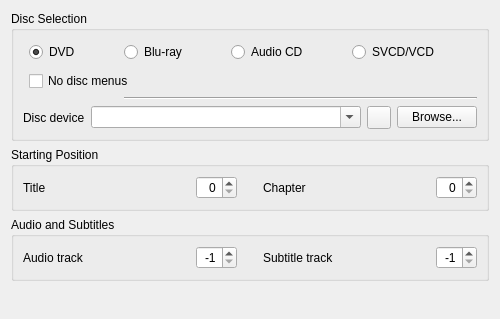
<?xml version="1.0" encoding="UTF-8"?>
<ui version="4.0">
 <author>Jean-Baptiste Kempf</author>
 <class>OpenDisk</class>
 <widget class="QWidget" name="OpenDisk">
  <property name="geometry">
   <rect>
    <x>0</x>
    <y>0</y>
    <width>500</width>
    <height>319</height>
   </rect>
  </property>
  <property name="minimumSize">
   <size>
    <width>500</width>
    <height>0</height>
   </size>
  </property>
  <property name="windowTitle">
   <string>Form</string>
  </property>
  <layout class="QVBoxLayout" name="verticalLayout">
   <item>
    <widget class="QGroupBox" name="diskGroupBox">
     <property name="sizePolicy">
      <sizepolicy hsizetype="Preferred" vsizetype="Minimum">
       <horstretch>0</horstretch>
       <verstretch>0</verstretch>
      </sizepolicy>
     </property>
     <property name="title">
      <string>Disc Selection</string>
     </property>
     <layout class="QGridLayout" name="gridLayout">
      <item row="0" column="1">
       <widget class="QRadioButton" name="dvdRadioButton">
        <property name="layoutDirection">
         <enum>Qt::LeftToRight</enum>
        </property>
        <property name="text">
         <string>DVD</string>
        </property>
        <property name="checked">
         <bool>true</bool>
        </property>
       </widget>
      </item>
      <item row="0" column="2">
       <spacer>
        <property name="orientation">
         <enum>Qt::Horizontal</enum>
        </property>
        <property name="sizeHint" stdset="0">
         <size>
          <width>20</width>
          <height>20</height>
         </size>
        </property>
       </spacer>
      </item>
      <item row="0" column="3">
       <widget class="QRadioButton" name="bdRadioButton">
        <property name="text">
         <string>Blu-ray</string>
        </property>
       </widget>
      </item>
      <item row="0" column="5">
       <widget class="QRadioButton" name="audioCDRadioButton">
        <property name="text">
         <string>Audio CD</string>
        </property>
       </widget>
      </item>
      <item row="0" column="6">
       <spacer>
        <property name="orientation">
         <enum>Qt::Horizontal</enum>
        </property>
        <property name="sizeHint" stdset="0">
         <size>
          <width>20</width>
          <height>20</height>
         </size>
        </property>
       </spacer>
      </item>
      <item row="0" column="7">
       <widget class="QRadioButton" name="vcdRadioButton">
        <property name="text">
         <string>SVCD/VCD</string>
        </property>
       </widget>
      </item>
      <item row="0" column="8">
       <spacer>
        <property name="orientation">
         <enum>Qt::Horizontal</enum>
        </property>
        <property name="sizeHint" stdset="0">
         <size>
          <width>31</width>
          <height>25</height>
         </size>
        </property>
       </spacer>
      </item>
      <item row="1" column="1" colspan="4">
       <widget class="QCheckBox" name="dvdsimple">
        <property name="toolTip">
         <string>Disable Disc Menus</string>
        </property>
        <property name="text">
         <string>No disc menus</string>
        </property>
       </widget>
      </item>
      <item row="2" column="3" colspan="6">
       <widget class="Line" name="line">
        <property name="orientation">
         <enum>Qt::Horizontal</enum>
        </property>
       </widget>
      </item>
      <item row="3" column="0" colspan="9">
       <layout class="QHBoxLayout" name="horizontalLayout_5">
        <item>
         <widget class="QLabel" name="deviceLabel">
          <property name="text">
           <string>Disc device</string>
          </property>
          <property name="buddy">
           <cstring>deviceCombo</cstring>
          </property>
         </widget>
        </item>
        <item>
         <widget class="QComboBox" name="deviceCombo">
          <property name="sizePolicy">
           <sizepolicy hsizetype="MinimumExpanding" vsizetype="Fixed">
            <horstretch>0</horstretch>
            <verstretch>0</verstretch>
           </sizepolicy>
          </property>
          <property name="editable">
           <bool>true</bool>
          </property>
         </widget>
        </item>
        <item>
         <widget class="QToolButton" name="ejectButton">
          <property name="sizePolicy">
           <sizepolicy hsizetype="Fixed" vsizetype="Minimum">
            <horstretch>0</horstretch>
            <verstretch>0</verstretch>
           </sizepolicy>
          </property>
         </widget>
        </item>
        <item>
         <widget class="QPushButton" name="browseDiscButton">
          <property name="sizePolicy">
           <sizepolicy hsizetype="Maximum" vsizetype="Fixed">
            <horstretch>0</horstretch>
            <verstretch>0</verstretch>
           </sizepolicy>
          </property>
          <property name="text">
           <string>Browse...</string>
          </property>
         </widget>
        </item>
       </layout>
      </item>
      <item row="0" column="4">
       <spacer>
        <property name="orientation">
         <enum>Qt::Horizontal</enum>
        </property>
        <property name="sizeHint" stdset="0">
         <size>
          <width>16</width>
          <height>25</height>
         </size>
        </property>
       </spacer>
      </item>
     </layout>
    </widget>
   </item>
   <item>
    <widget class="QGroupBox" name="diskOptionBox">
     <property name="title">
      <string>Starting Position</string>
     </property>
     <layout class="QHBoxLayout" name="horizontalLayout">
      <item>
       <widget class="QLabel" name="titleLabel">
        <property name="text">
         <string>Title</string>
        </property>
        <property name="buddy">
         <cstring>titleSpin</cstring>
        </property>
       </widget>
      </item>
      <item>
       <widget class="QSpinBox" name="titleSpin">
        <property name="sizePolicy">
         <sizepolicy hsizetype="Maximum" vsizetype="Fixed">
          <horstretch>0</horstretch>
          <verstretch>0</verstretch>
         </sizepolicy>
        </property>
        <property name="autoFillBackground">
         <bool>false</bool>
        </property>
        <property name="alignment">
         <set>Qt::AlignRight</set>
        </property>
        <property name="value">
         <number>0</number>
        </property>
       </widget>
      </item>
      <item>
       <spacer name="horizontalSpacer">
        <property name="orientation">
         <enum>Qt::Horizontal</enum>
        </property>
        <property name="sizeType">
         <enum>QSizePolicy::Fixed</enum>
        </property>
        <property name="sizeHint" stdset="0">
         <size>
          <width>20</width>
          <height>20</height>
         </size>
        </property>
       </spacer>
      </item>
      <item>
       <widget class="QLabel" name="chapterLabel">
        <property name="text">
         <string>Chapter</string>
        </property>
        <property name="buddy">
         <cstring>chapterSpin</cstring>
        </property>
       </widget>
      </item>
      <item>
       <widget class="QSpinBox" name="chapterSpin">
        <property name="sizePolicy">
         <sizepolicy hsizetype="Maximum" vsizetype="Fixed">
          <horstretch>0</horstretch>
          <verstretch>0</verstretch>
         </sizepolicy>
        </property>
        <property name="alignment">
         <set>Qt::AlignRight</set>
        </property>
       </widget>
      </item>
     </layout>
    </widget>
   </item>
   <item>
    <widget class="QGroupBox" name="diskOptionBox_2">
     <property name="title">
      <string>Audio and Subtitles</string>
     </property>
     <layout class="QGridLayout" name="gridLayout_2">
      <item row="0" column="0">
       <widget class="QLabel" name="audioLabel">
        <property name="text">
         <string>Audio track</string>
        </property>
        <property name="buddy">
         <cstring>audioSpin</cstring>
        </property>
       </widget>
      </item>
      <item row="0" column="1">
       <widget class="QSpinBox" name="audioSpin">
        <property name="sizePolicy">
         <sizepolicy hsizetype="Maximum" vsizetype="Fixed">
          <horstretch>0</horstretch>
          <verstretch>0</verstretch>
         </sizepolicy>
        </property>
        <property name="alignment">
         <set>Qt::AlignRight</set>
        </property>
        <property name="minimum">
         <number>-1</number>
        </property>
        <property name="maximum">
         <number>10</number>
        </property>
        <property name="value">
         <number>-1</number>
        </property>
       </widget>
      </item>
      <item row="0" column="2">
       <spacer name="horizontalSpacer_2">
        <property name="orientation">
         <enum>Qt::Horizontal</enum>
        </property>
        <property name="sizeType">
         <enum>QSizePolicy::Fixed</enum>
        </property>
        <property name="sizeHint" stdset="0">
         <size>
          <width>20</width>
          <height>20</height>
         </size>
        </property>
       </spacer>
      </item>
      <item row="0" column="3">
       <widget class="QLabel" name="subtitlesLabel">
        <property name="text">
         <string>Subtitle track</string>
        </property>
        <property name="buddy">
         <cstring>subtitlesSpin</cstring>
        </property>
       </widget>
      </item>
      <item row="0" column="4">
       <widget class="QSpinBox" name="subtitlesSpin">
        <property name="sizePolicy">
         <sizepolicy hsizetype="Maximum" vsizetype="Fixed">
          <horstretch>0</horstretch>
          <verstretch>0</verstretch>
         </sizepolicy>
        </property>
        <property name="autoFillBackground">
         <bool>false</bool>
        </property>
        <property name="alignment">
         <set>Qt::AlignRight</set>
        </property>
        <property name="suffix">
         <string/>
        </property>
        <property name="minimum">
         <number>-1</number>
        </property>
        <property name="maximum">
         <number>31</number>
        </property>
        <property name="value">
         <number>-1</number>
        </property>
       </widget>
      </item>
     </layout>
    </widget>
   </item>
   <item>
    <spacer>
     <property name="orientation">
      <enum>Qt::Vertical</enum>
     </property>
     <property name="sizeType">
      <enum>QSizePolicy::MinimumExpanding</enum>
     </property>
     <property name="sizeHint" stdset="0">
      <size>
       <width>181</width>
       <height>0</height>
      </size>
     </property>
    </spacer>
   </item>
  </layout>
 </widget>
 <tabstops>
  <tabstop>dvdRadioButton</tabstop>
  <tabstop>bdRadioButton</tabstop>
  <tabstop>audioCDRadioButton</tabstop>
  <tabstop>vcdRadioButton</tabstop>
  <tabstop>dvdsimple</tabstop>
  <tabstop>deviceCombo</tabstop>
  <tabstop>ejectButton</tabstop>
  <tabstop>browseDiscButton</tabstop>
  <tabstop>titleSpin</tabstop>
  <tabstop>chapterSpin</tabstop>
  <tabstop>audioSpin</tabstop>
  <tabstop>subtitlesSpin</tabstop>
 </tabstops>
 <resources/>
 <connections/>
</ui>
